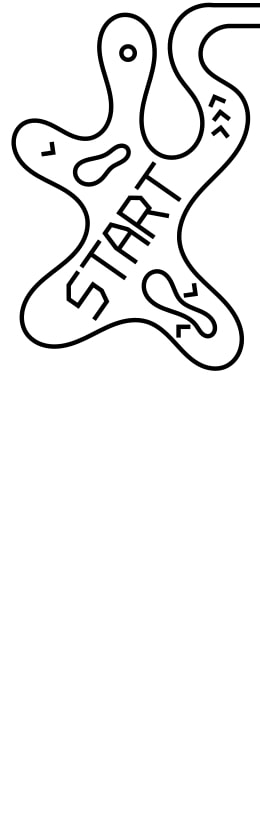
#> input picture src/START (s).jpg, 260 x 833 px
$ python app.py
#> lines starting #> are read from the running program, lines starting #| are printed output that depends on the picture; pictures that were not available may be replaced by others from this repository, and a replacement may not be noted
from __future__ import print_function
from PIL import Image, ImageDraw
import os
import io
import json


def generate(text):
#> called with text = 'hi'
	try:
		path = os.path.dirname(os.path.abspath(__file__))

		text = text.upper()
		text = text[:40]


		if (text == ""):
			test = " "

		words = []
		letters = []

		letters.append(path + '/src/START (s).jpg')
		i = 0
		for letter in text:
			# letter = letter.translate({ord(c): " " for c in "!@#$%^&*()[]{};:,./<>?\|`~-=_+"})
			if (letter == " "):
				letter = "SPACE"
			if (letter == "."):
				letter = "DOT"
			if (letter == '"'):
				letter = "QUTATION"
			if (letter == "?"):
				letter = "QUESTION"
			if (letter == '\n'):
				letters.append(path + '/src/LINE R (s).jpg')
				words.append(letters)
				letters = []
				letters.append(path + '/src/LINE L (s).jpg')
			else:
				letter_dir = path + '/src/' + letter + ' (s).jpg'
				if (os.path.exists(letter_dir)):
					letters.append(letter_dir)
					i = i + 1
				else:
					text = text[:i] + text[(i+1):]
		letters.append(path + '/src/END (s).jpg')
		words.append(letters)

		height = 0
		currant_width = 0
		width = 0
		image = []
		images = []
		widths = []
		for word in words:
			image += map(Image.open, word)
			widths_sum, heights = zip(*(i.size for i in image))
			currant_width = sum(widths_sum)
			height += max(heights)
			widths.append(currant_width)
			if (currant_width > width):
				width = currant_width
			images.append(image)
			image = []
#> this loop made 1 pass
#> (widths_sum, heights, currant_width, height, width) on pass 1: ((260, 260), (833, 833), 520, 833, 520)
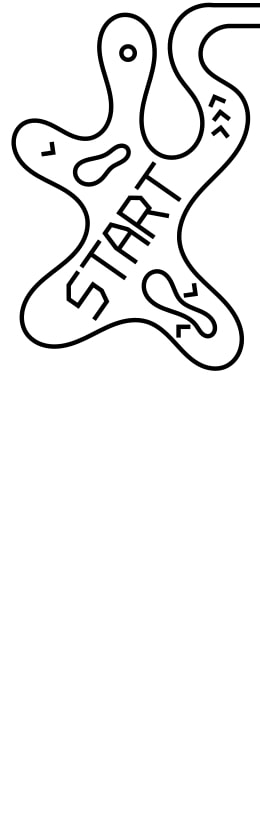
#> input picture src/START (s).jpg, 260 x 833 px
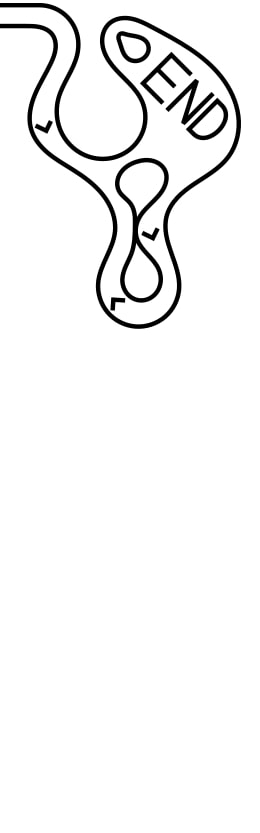
#> input picture src/END (s).jpg, 260 x 833 px
#> after the loop, height = 833; images = 1 item; width = 520; widths = [520]
		# height -= 84

		width += 100
#> width = 620
		height += 100
#> height = 933

		new_im = Image.new('RGB', (width, height))
#> new_im: PIL image 620x933 RGB; every value is 0

		line = Image.open(path + '/src/LINE S (s).jpg')
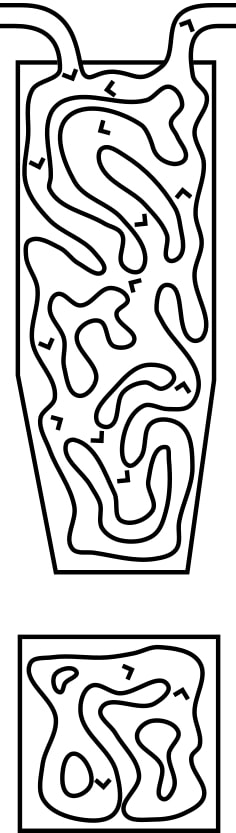
#> input picture src/! (s).jpg, 236 x 833 px, given in place of LINE S (s).jpg, which was not available
#> line is the input picture: PIL image 236x833 RGB; min 0, max 255, mean 208.4
		h_line = line.size[1]+1
#> h_line = 834

		ImageDraw.Draw(new_im).rectangle([0, 0, width, height], fill='white', outline=None)
#> new_im: PIL image 620x933 RGB; every value is 255

		x_offset = 50
		y_offset = 50
		i = 0
		x_gap = 0
		for image in images:
			x_gap = (width-widths[i])//2
			ImageDraw.Draw(new_im).rectangle([x_offset, y_offset, x_gap, y_offset+917], fill='white', outline=None)
			x_offset = x_gap
			for im in image:
				if ((im.size[1] == 917) and (x_offset != (width-widths[i])//2)):
					line_sized = line.resize((x_offset, h_line))
					new_im.paste(line_sized, (0, y_offset+833))
				if ((im.size[1] == 917) and (x_offset == (width-widths[i])//2)):
					new_im.paste(im, (x_offset,y_offset+1))
					y_offset+=h_line
				else:
					new_im.paste(im, (x_offset,y_offset))
				x_offset += im.size[0]
			i += 1
			x_offset = 0
			y_offset += 833
#> this loop made 1 pass
#> (x_gap, i, y_offset) on pass 1: (50, 1, 883)
#> im is the input picture: PIL image 260x833 RGB; min 0, max 255, mean 243.9
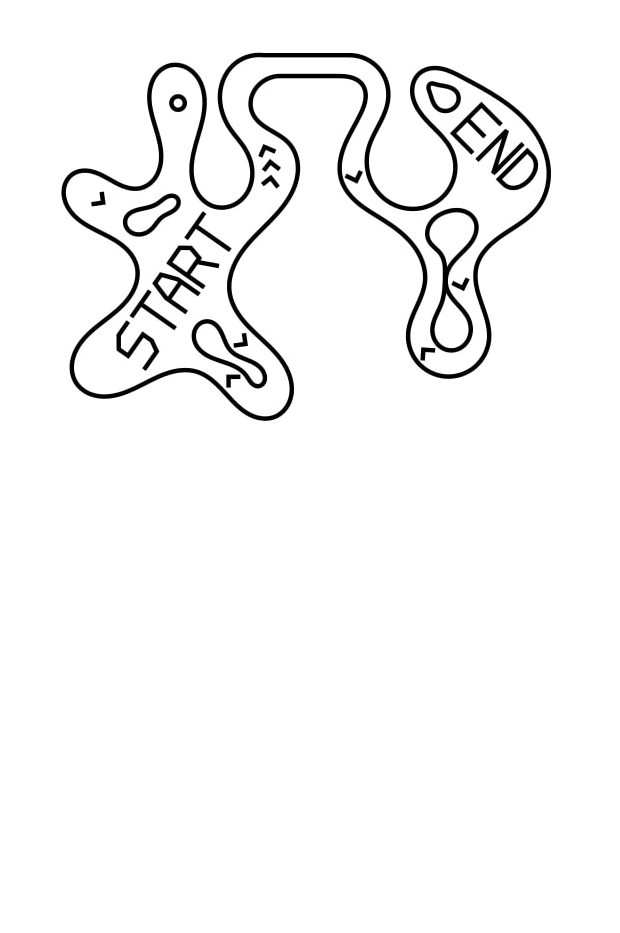
#> new_im: PIL image 620x933 RGB; min 0, max 255, mean 245.7
#> after the loop, i = 1; y_offset = 883

		for letter in text:
			text = text.replace('\n', '')

		new_im = new_im.save("output/test.jpg");

	except AssertionError as error:
		print(error)


generate("hi")
